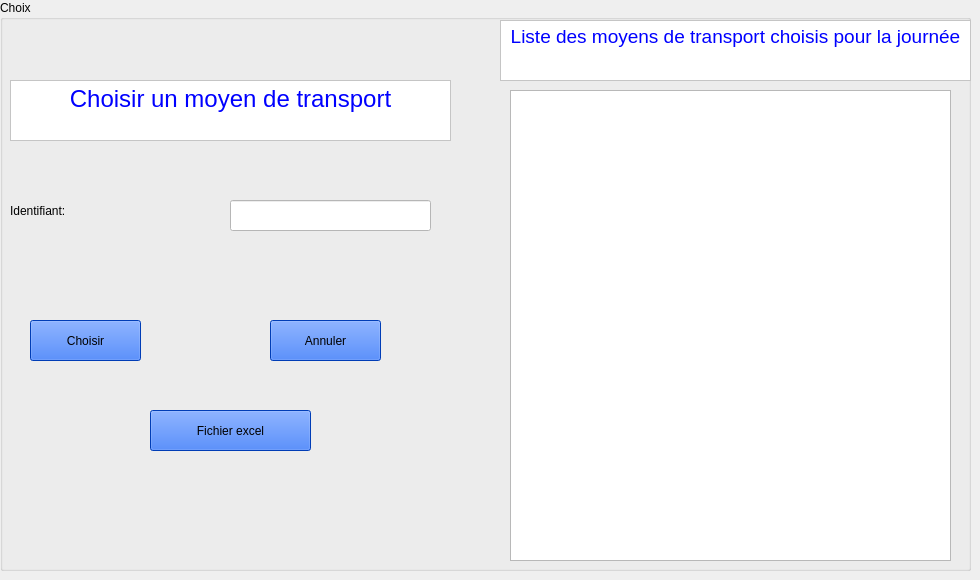
     <widget class="QWidget" name="tab_8">
      <attribute name="title">
       <string>Choix des moyens de transport</string>
      </attribute>
      <widget class="QGroupBox" name="groupBox_4">
       <property name="geometry">
        <rect>
         <x>0</x>
         <y>0</y>
         <width>971</width>
         <height>571</height>
        </rect>
       </property>
       <property name="styleSheet">
        <string notr="true">background-image: url(:/image_fond.jpg);</string>
       </property>
       <property name="title">
        <string>Choix</string>
       </property>
       <widget class="QTextBrowser" name="textBrowser_5">
        <property name="geometry">
         <rect>
          <x>10</x>
          <y>80</y>
          <width>441</width>
          <height>61</height>
         </rect>
        </property>
        <property name="styleSheet">
         <string notr="true">color: rgb(0, 170, 127);
color: rgb(255, 0, 0);
color: rgb(0, 0, 255);
background-color: rgb(255, 255, 255);</string>
        </property>
        <property name="html">
         <string>&lt;!DOCTYPE HTML PUBLIC &quot;-//W3C//DTD HTML 4.0//EN&quot; &quot;http://www.w3.org/TR/REC-html40/strict.dtd&quot;&gt;
&lt;html&gt;&lt;head&gt;&lt;meta name=&quot;qrichtext&quot; content=&quot;1&quot; /&gt;&lt;style type=&quot;text/css&quot;&gt;
p, li { white-space: pre-wrap; }
&lt;/style&gt;&lt;/head&gt;&lt;body style=&quot; font-family:'MS Shell Dlg 2'; font-size:8.25pt; font-weight:400; font-style:normal;&quot;&gt;
&lt;p align=&quot;center&quot; style=&quot; margin-top:0px; margin-bottom:0px; margin-left:0px; margin-right:0px; -qt-block-indent:0; text-indent:0px;&quot;&gt;&lt;span style=&quot; font-family:'MS Shell Dlg 2'; font-size:18pt;&quot;&gt;Choisir un moyen de transport&lt;/span&gt;&lt;/p&gt;&lt;/body&gt;&lt;/html&gt;</string>
        </property>
       </widget>
       <widget class="QLabel" name="label_15">
        <property name="geometry">
         <rect>
          <x>10</x>
          <y>200</y>
          <width>171</width>
          <height>21</height>
         </rect>
        </property>
        <property name="styleSheet">
         <string notr="true">font: 14pt &quot;MS Shell Dlg 2&quot;;</string>
        </property>
        <property name="text">
         <string>Identifiant:</string>
        </property>
       </widget>
       <widget class="QLineEdit" name="le_choix_id">
        <property name="geometry">
         <rect>
          <x>230</x>
          <y>200</y>
          <width>201</width>
          <height>31</height>
         </rect>
        </property>
        <property name="styleSheet">
         <string notr="true">background-color: rgb(255, 255, 255);</string>
        </property>
       </widget>
       <widget class="QPushButton" name="B_choisir">
        <property name="geometry">
         <rect>
          <x>30</x>
          <y>320</y>
          <width>111</width>
          <height>41</height>
         </rect>
        </property>
        <property name="styleSheet">
         <string notr="true">color: rgb(0, 85, 255);
background-color: rgb(0, 85, 255);
color: rgb(0, 0, 0);
font: 75 10pt &quot;MS Shell Dlg 2&quot;;</string>
        </property>
        <property name="text">
         <string>Choisir</string>
        </property>
       </widget>
       <widget class="QPushButton" name="B_choix_annuler">
        <property name="geometry">
         <rect>
          <x>270</x>
          <y>320</y>
          <width>111</width>
          <height>41</height>
         </rect>
        </property>
        <property name="styleSheet">
         <string notr="true">color: rgb(0, 85, 255);
background-color: rgb(0, 85, 255);
color: rgb(0, 0, 0);
font: 75 10pt &quot;MS Shell Dlg 2&quot;;</string>
        </property>
        <property name="text">
         <string>Annuler</string>
        </property>
       </widget>
       <widget class="QTableView" name="tab_choix">
        <property name="geometry">
         <rect>
          <x>510</x>
          <y>90</y>
          <width>441</width>
          <height>471</height>
         </rect>
        </property>
       </widget>
       <widget class="QTextBrowser" name="textBrowser_12">
        <property name="geometry">
         <rect>
          <x>500</x>
          <y>20</y>
          <width>471</width>
          <height>61</height>
         </rect>
        </property>
        <property name="styleSheet">
         <string notr="true">color: rgb(0, 170, 127);
color: rgb(255, 0, 0);
color: rgb(0, 0, 255);
background-color: rgb(255, 255, 255);</string>
        </property>
        <property name="html">
         <string>&lt;!DOCTYPE HTML PUBLIC &quot;-//W3C//DTD HTML 4.0//EN&quot; &quot;http://www.w3.org/TR/REC-html40/strict.dtd&quot;&gt;
&lt;html&gt;&lt;head&gt;&lt;meta name=&quot;qrichtext&quot; content=&quot;1&quot; /&gt;&lt;style type=&quot;text/css&quot;&gt;
p, li { white-space: pre-wrap; }
&lt;/style&gt;&lt;/head&gt;&lt;body style=&quot; font-family:'MS Shell Dlg 2'; font-size:8.25pt; font-weight:400; font-style:normal;&quot;&gt;
&lt;p align=&quot;center&quot; style=&quot; margin-top:0px; margin-bottom:0px; margin-left:0px; margin-right:0px; -qt-block-indent:0; text-indent:0px;&quot;&gt;&lt;span style=&quot; font-family:'MS Shell Dlg 2'; font-size:14pt;&quot;&gt;Liste des moyens de transport choisis pour la journée&lt;/span&gt;&lt;/p&gt;
&lt;p align=&quot;center&quot; style=&quot;-qt-paragraph-type:empty; margin-top:0px; margin-bottom:0px; margin-left:0px; margin-right:0px; -qt-block-indent:0; text-indent:0px; font-family:'MS Shell Dlg 2'; font-size:14pt;&quot;&gt;&lt;br /&gt;&lt;/p&gt;&lt;/body&gt;&lt;/html&gt;</string>
        </property>
       </widget>
       <widget class="QPushButton" name="B_excel">
        <property name="geometry">
         <rect>
          <x>150</x>
          <y>410</y>
          <width>161</width>
          <height>41</height>
         </rect>
        </property>
        <property name="styleSheet">
         <string notr="true">color: rgb(0, 85, 255);
background-color: rgb(0, 85, 255);
color: rgb(0, 0, 0);
font: 75 10pt &quot;MS Shell Dlg 2&quot;;</string>
        </property>
        <property name="text">
         <string>Fichier excel</string>
        </property>
       </widget>
       <zorder>label_15</zorder>
       <zorder>le_choix_id</zorder>
       <zorder>B_choisir</zorder>
       <zorder>B_choix_annuler</zorder>
       <zorder>textBrowser_5</zorder>
       <zorder>tab_choix</zorder>
       <zorder>textBrowser_12</zorder>
       <zorder>B_excel</zorder>
      </widget>
     </widget>
